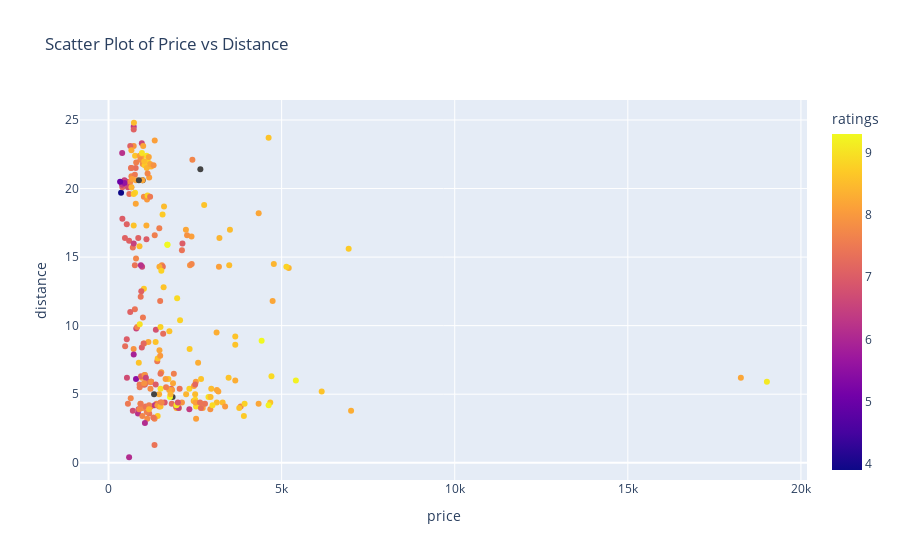

The notebook cell this image was saved under:
### Code cell
fig.show()

### Figure 1 — Plotly figure (JSON) as saved in the notebook; plotly's stock layout.template omitted (floating-point values rounded to 4 significant figures; data arrays with more than 128 entries replaced by an {"elided": "..."} marker saying what was removed)
{"data": [{"hovertemplate": "price=%{x}<br>distance=%{y}<br>ratings=%{marker.color}<extra></extra>", "legendgroup": "", "marker": {"color": {"elided": "267 float values"}, "coloraxis": "coloraxis", "symbol": "circle"}, "mode": "markers", "name": "", "orientation": "v", "showlegend": false, "type": "scatter", "x": {"elided": "267 int values"}, "xaxis": "x", "y": {"elided": "267 float values"}, "yaxis": "y"}], "layout": {"coloraxis": {"colorbar": {"title": {"text": "ratings"}}, "colorscale": [[0, "#0d0887"], [0.1111, "#46039f"], [0.2222, "#7201a8"], [0.3333, "#9c179e"], [0.4444, "#bd3786"], [0.5556, "#d8576b"], [0.6667, "#ed7953"], [0.7778, "#fb9f3a"], [0.8889, "#fdca26"], [1, "#f0f921"]]}, "legend": {"tracegroupgap": 0}, "title": {"text": "Scatter Plot of Price vs Distance"}, "xaxis": {"anchor": "y", "domain": [0, 1], "title": {"text": "price"}}, "yaxis": {"anchor": "x", "domain": [0, 1], "title": {"text": "distance"}}}}
